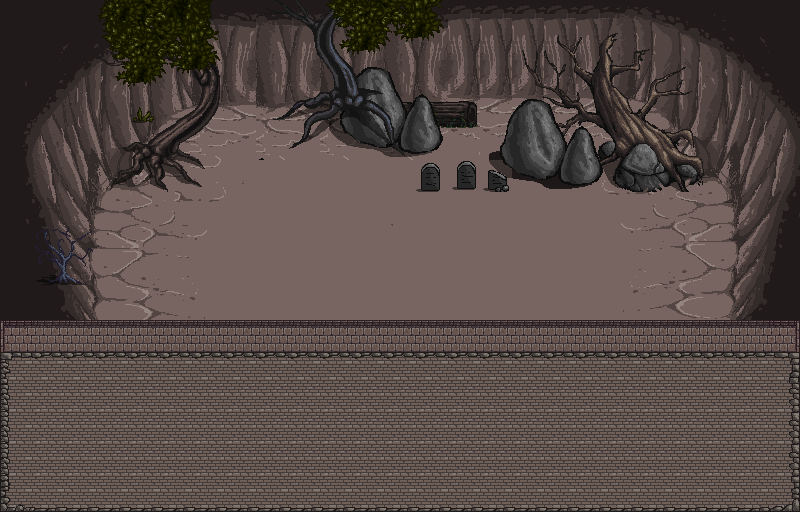

Below is a game level as drawn by its tile map, then a one-line description and the .tmx that defines it (tile-layer data replaced by summaries):
An orthogonal 25x16 tile map with 32x32 px tiles, 6 tile layers (Tile Layer 1, Tile Layer 6, Tile Layer 3, Tile Layer 5, ...), 4 tilesets.

<map version="1.0" tiledversion="1.0.3" orientation="orthogonal" renderorder="right-down" width="25" height="16" tilewidth="32" tileheight="32" nextobjectid="1">
 <tileset firstgid="1" name="tileset1" tilewidth="32" tileheight="32" tilecount="900" columns="30">
  <image source="tileset1.png" trans="ff00ff" width="960" height="960" />
 </tileset>
 <tileset firstgid="901" name="tileset5" tilewidth="32" tileheight="32" tilecount="722" columns="19">
  <image source="tileset5.png" trans="ff00ff" width="636" height="1219" />
 </tileset>
 <tileset firstgid="1623" name="town01" tilewidth="32" tileheight="32" tilecount="872" columns="8">
  <image source="town01.png" trans="ff00ff" width="256" height="3507" />
 </tileset>
 <tileset firstgid="2495" name="flipBattleBG" tilewidth="32" tileheight="32" tilecount="722" columns="19">
  <image source="flipBattleBG.png" trans="ff00ff" width="636" height="1219" />
 </tileset>
 <layer name="Tile Layer 1" width="25" height="16">
  <data>[400 cells, 393 non-empty, 237 distinct tile ids]</data>
 </layer>
 <layer name="Tile Layer 6" width="25" height="16">
  <data>[400 cells, 125 non-empty, 9 distinct tile ids]</data>
 </layer>
 <layer name="Tile Layer 3" width="25" height="16">
  <data>[400 cells, 4 non-empty, 4 distinct tile ids]</data>
 </layer>
 <layer name="Tile Layer 5" width="25" height="16">
  <data>[400 cells, 31 non-empty, 19 distinct tile ids]</data>
 </layer>
 <layer name="Tile Layer 4" width="25" height="16">
  <data>[400 cells, 101 non-empty, 79 distinct tile ids]</data>
 </layer>
 <layer name="Tile Layer 2" width="25" height="16">
  <data>[400 cells, 32 non-empty, 24 distinct tile ids]</data>
 </layer>
</map>
